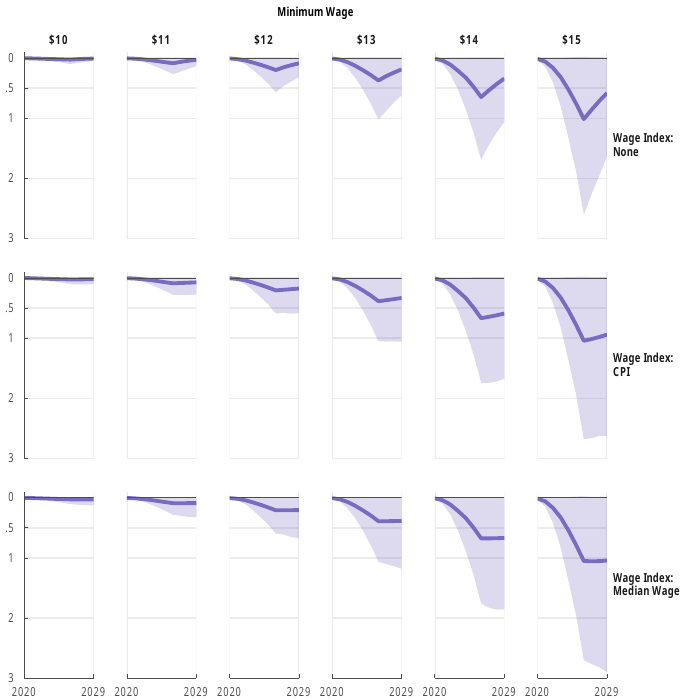

The script that saved this image:
library(tidyverse)

source("CBO.R")

data = read_csv("reduction-in-employment.csv") %>% 
  filter(!(option %in% c("rtw", "rtw_ap"))) %>% 
  separate(option, into = c("targetYear", "wage", "tipped", "indexed"), sep = "_") %>% 
  filter(targetYear==2026) %>% 
  select(-targetYear) %>% 
  filter(tipped==0) %>% 
  select(-c(tipped))

data$wage = factor(data$wage, levels = data$wage %>% unique(),
                   labels = c("$10","$11","$12","$13","$14","$15"))

data$indexed = factor(data$indexed, levels = data$indexed %>% unique(),
                      labels = c("Wage Index:\nNone", "Wage Index:\nCPI", "Wage Index:\nMedian Wage"))

ggplot(data, aes(x = year, y = employmentChange, ymin = lowEnd, ymax = highEnd)) +
  geom_line(color = hcl(270,70,50), size = lineWidth) +
  geom_ribbon(fill = hcl(270,70,50), alpha = .25) +
  baselineLine() +
  ggtitle("Minimum Wage") +
  scale_x_continuous(expand = c(0,0), breaks = c(2020,2029)) +
  scale_y_continuous(expand = c(0,0), limits = c(-3,.1), breaks = c(-3,-2,-1,-.5,0), labels = c("-3","-2","-1","-.5","0")) +
  facet_grid(cols = vars(wage), rows = vars(indexed)) +
  theme(strip.text.y = element_text(angle = 0, hjust = 0))

ggsave("employment.pdf", width = 7, height = 7, units = "in")